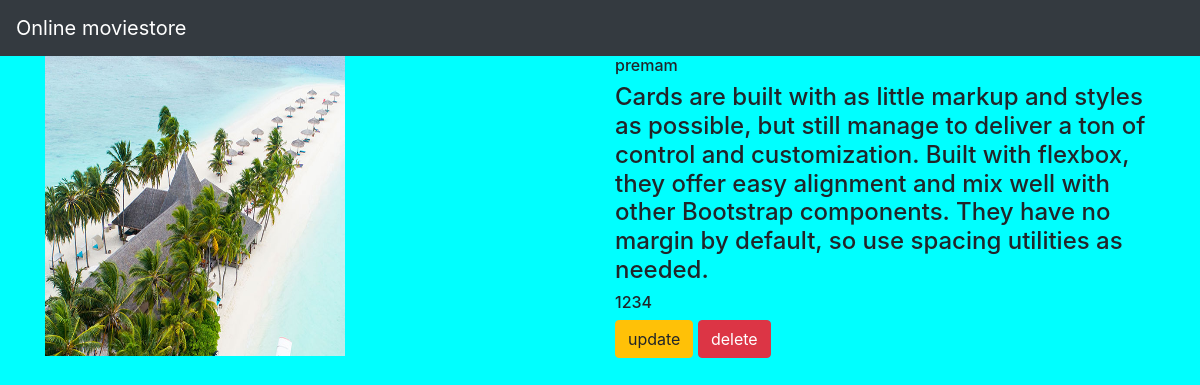
The app's page /movie/4/ with its own data.
### movieapp/models.py (models this page shows, shortened)
class Movie(models.Model):
    name=models.CharField(max_length=250)
    desc=models.TextField()
    year=models.IntegerField()
    img=models.ImageField(upload_to='gallery')

### movieapp/views.py (the view)
# urls.py: path('movie/<int:movie_id>/',views.details,name='details'),
def details(request,movie_id):
    movie=Movie.objects.get(id=movie_id)
    return render(request,"detail.html",{'movie':movie})

### templates/detail.html
{% extends 'base.html' %}
{% block body %}
<div class="container">
    <div class="row">
        <div class="col-md-6">
           <img src="{{movie.img.url}}" width="300" height="300"><br>
        </div>
        <div class="col-md-6">
          <h6>{{movie.name}}</h6>
          <h4>{{movie.desc}}</h4>
          <h6>{{movie.year}}</h6>
          <a class="btn btn-warning" href="{% url 'movieapp:update' movie.id %}">update</a>
          <a class="btn btn-danger" href="{% url 'movieapp:delete' movie.id %}">delete</a>
        </div>
    </div>
</div>
{% endblock %}

### static/style.css (style rules this page uses)
body { background-color:aqua; }

### records on screen
Movie: img (picture), name "premam", desc "Cards are built with as little markup and styles as possible, but still manage to deliver a ton of control and customization. Built with flexbox, they offer easy alignment and mix well with other Bootstrap components. They have no margin by default, so use spacing utilities as needed.", year "1234"
